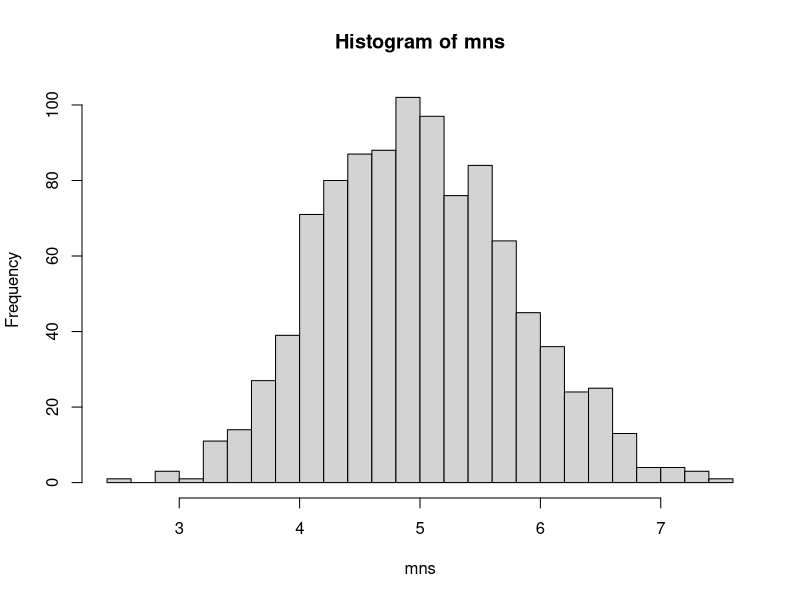
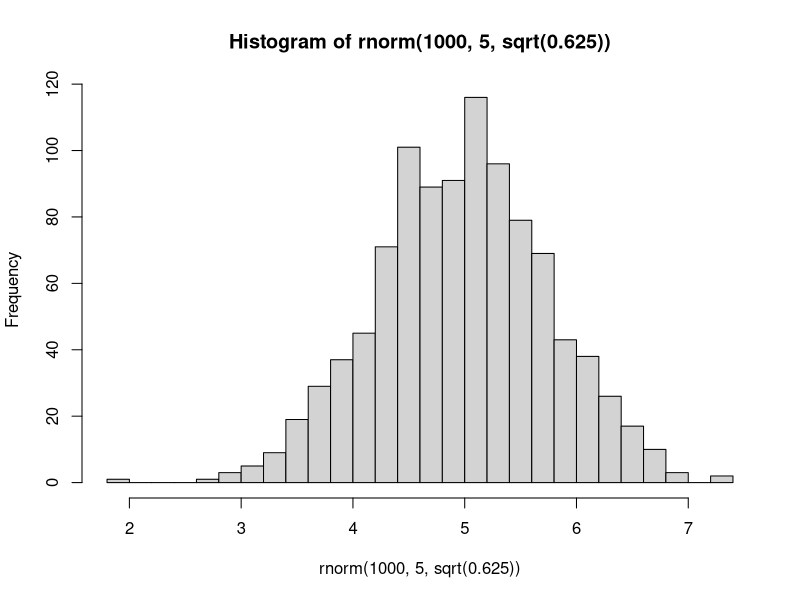

Write R code to recreate these figures, in order.
## ---- chunk 1
setwd("~/R/StatisticalInference/SimulationCentralLimit")
set.seed(3)
mns = NULL
for(i in 1:1000) mns = c(mns, mean(rexp(40,0.2)))
hist(mns, breaks=20)
## ---- chunk 2
hist(rnorm(1000,5,sqrt(0.625)), breaks=20)
